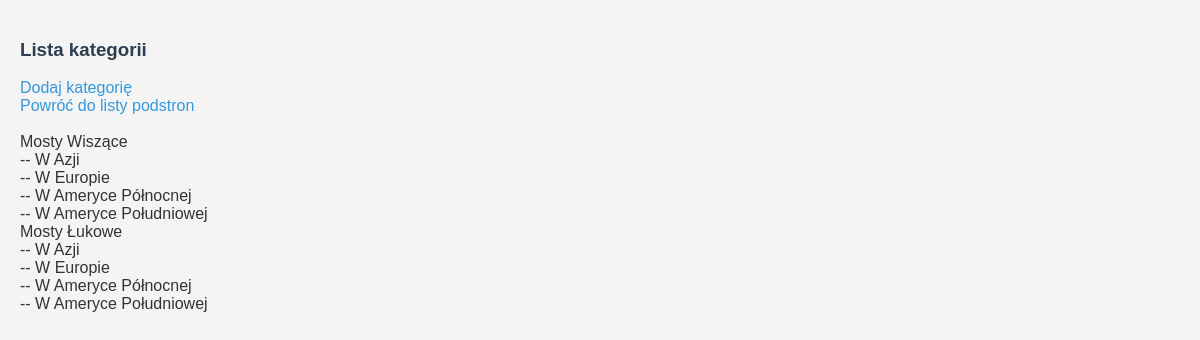
Page /admin/admin.php?type=category (signed in) on the committed database.
### tables this page shows
CREATE TABLE `categories` (
  `id` int(11) NOT NULL,
  `matka` int(11) DEFAULT 0,
  `nazwa` varchar(255) NOT NULL
);

### admin/categoryManager.php (the view, shortened to what this page needs)
<?php
class CategoryManager {
    private $conn;
    public function __construct($dbHost, $dbUser, $dbPass, $dbName) {
        $this->conn = new mysqli($dbHost, $dbUser, $dbPass, $dbName);
    }
    public function displayCategories($parentId = 0, $level = 0) {
        $stmt = $this->conn->prepare("SELECT id, nazwa FROM categories WHERE matka = ?");
        $stmt->bind_param("i", $parentId);
        $stmt->execute();
        $result = $stmt->get_result();
        while ($row = $result->fetch_assoc()) {
            echo str_repeat("--", $level) . " " . $row['nazwa'] . "<br>";
            $this->displayCategories($row['id'], $level + 1);
        }
    }
}
?>

### css/admin.css (style rules this page uses)
* { cursor: url('../img/cursor.png'), auto; }
body { font-family: Arial, sans-serif; background-color: #f4f4f4; color: #333; margin: 0; padding: 20px; }

### rows in the picture
categories: nazwa "Mosty Wiszące"
categories: level "--", nazwa "W Azji"
categories: level "--", nazwa "W Europie"
categories: level "--", nazwa "W Ameryce Północnej"
categories: level "--", nazwa "W Ameryce Południowej"
categories: nazwa "Mosty Łukowe"
categories: level "--", nazwa "W Azji"
categories: level "--", nazwa "W Europie"
categories: level "--", nazwa "W Ameryce Północnej"
categories: level "--", nazwa "W Ameryce Południowej"
